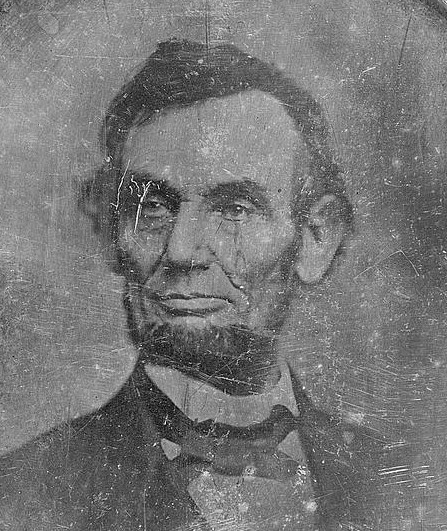
#> input picture IPMV Pracs/lincoln.jpg, 447 x 531 px
$ python Prac-1_Threshold.py
#> lines starting #> are read from the running program, lines starting #| are printed output that depends on the picture
# Name: Siddhesh Jadhav, Batch: A1, Roll no: 08
import cv2 as cv
import numpy as np
from IPython.display import Image

T = 128
img = cv.imread("lincoln.jpg",0)
#> img is the input picture: shape (531, 447); min 0, max 255, mean 118.7
rows, cols = img.shape
#> rows = 531; cols = 447
d= img
for i in range(rows):
    for j in range (cols):
        if (img[i][j]<=T):
            d[i][j]=0
else:
    d[i][j]=255
    cv.imwrite("lincoln_threshold.jpg",d)
    Image('lincoln.jpg')
    Image('lincoln_threshold.jpg')
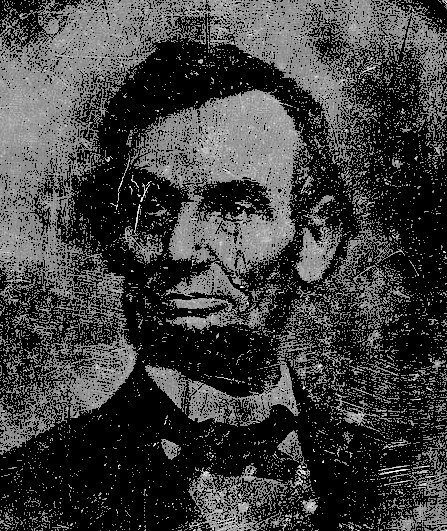
#> d: shape (531, 447); min 0, max 255, mean 62

$ run again, with IPMV Pracs/doggy.jpg copied over IPMV Pracs/lincoln.jpg
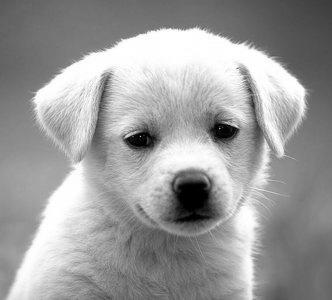
#> input picture IPMV Pracs/doggy.jpg, 332 x 300 px
#> img is the input picture: shape (300, 332); min 0, max 255, mean 155.7
#> after the loop `for i in range(rows):`:
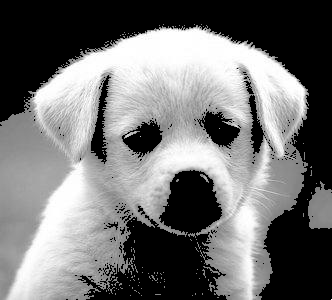
#> d: shape (300, 332); min 0, max 255, mean 114.8
